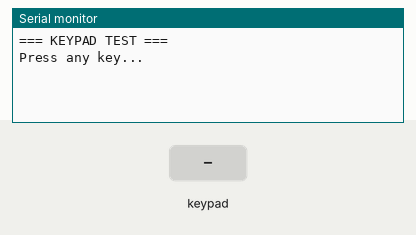
Bench run of a sketch on a simulated Arduino Uno, built with avr-gcc and run on an emulated ATmega328P. Parts: the last lines printed to the serial monitor. Inputs (shaded band) come from the test bench.

Above: at 1.2 s.
1.3 s: key '1' pressed
At 2.5 s:
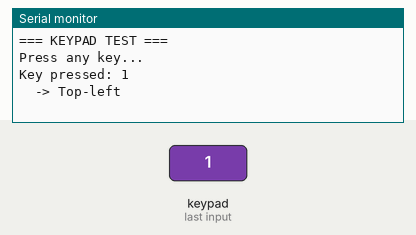
2.8 s: keypad keys 1 2 # pressed 0.4 s apart
At 4.0 s:
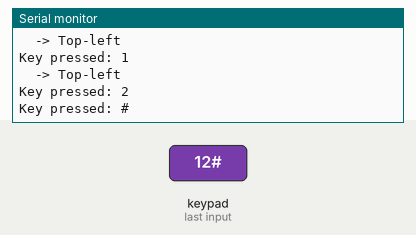
5.5 s: key 'A' pressed
At 6.7 s:
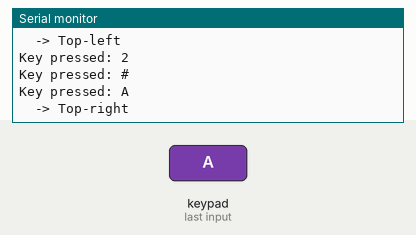
7.0 s: keypad keys 1 2 * pressed 0.4 s apart
At 8.9 s:
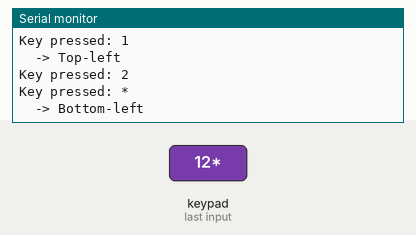
9.7 s: key 'B' pressed
At 10.8 s:
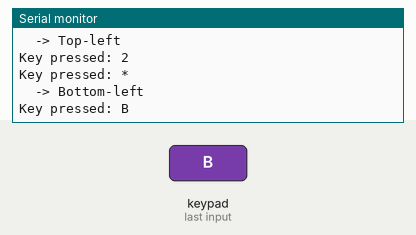
11.2 s: keypad keys 1 2 D pressed 0.4 s apart
At 13.4 s:
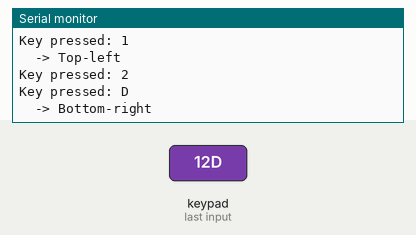

Measured:
- after the input at 1.3 s, the serial monitor: prints a new line at once (image 1)
- after the input at 2.8 s, the serial monitor: prints a new line after 0.40 s (image 2)
- after the input at 5.5 s, the serial monitor: prints a new line at once (image 3)
- after the input at 7.0 s, the serial monitor: prints a new line at once (image 4)
- after the input at 9.7 s, the serial monitor: prints a new line at once (image 5)
- after the input at 11.2 s, the serial monitor: prints a new line at once (image 6)

The sketch:

test_keypad.ino
```cpp
/*
 * TEST: Keypad 4x4
 *
 * Purpose: Verify keypad wiring and key detection
 *
 * Instructions:
 * 1. Upload this sketch
 * 2. Open Serial Monitor (9600 baud)
 * 3. Press each key on keypad
 * 4. Verify correct key appears in Serial Monitor
 */

#include <Keypad.h>

// ⚠️ MATCH THESE TO YOUR pins.h
#define KEYPAD_ROW1 A1
#define KEYPAD_ROW2 A2
#define KEYPAD_ROW3 A3
#define KEYPAD_ROW4 6
#define KEYPAD_COL1 7
#define KEYPAD_COL2 8
#define KEYPAD_COL3 12
#define KEYPAD_COL4 13

const byte ROWS = 4;
const byte COLS = 4;

char keys[ROWS][COLS] = {
  {'1','2','3','A'},
  {'4','5','6','B'},
  {'7','8','9','C'},
  {'*','0','#','D'}
};

byte rowPins[ROWS] = {KEYPAD_ROW1, KEYPAD_ROW2, KEYPAD_ROW3, KEYPAD_ROW4};
byte colPins[COLS] = {KEYPAD_COL1, KEYPAD_COL2, KEYPAD_COL3, KEYPAD_COL4};

Keypad keypad = Keypad(makeKeymap(keys), rowPins, colPins, ROWS, COLS);

void setup() {
  Serial.begin(9600);
  Serial.println("=== KEYPAD TEST ===");
  Serial.println("Press any key...");
  Serial.println();
}

void loop() {
  char key = keypad.getKey();

  if (key) {
    Serial.print("Key pressed: ");
    Serial.println(key);

    switch(key) {
      case '1': Serial.println("  -> Top-left"); break;
      case 'A': Serial.println("  -> Top-right"); break;
      case '*': Serial.println("  -> Bottom-left"); break;
      case 'D': Serial.println("  -> Bottom-right"); break;
    }
    Serial.println();
  }
}
```
